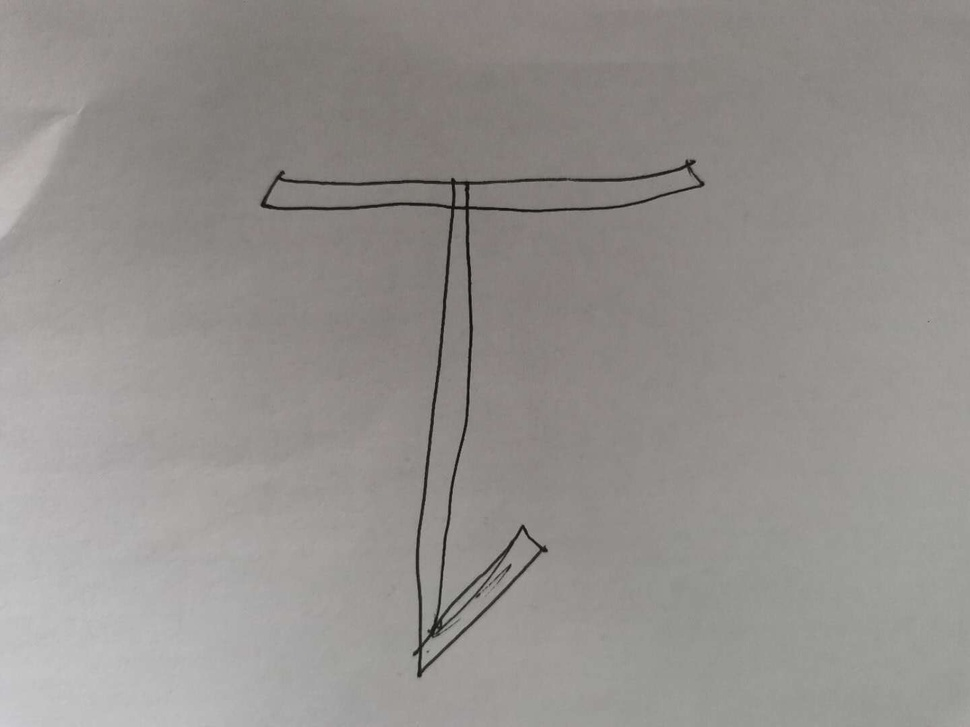
#> input picture find_difference/original_img/1111.jpg, 970 x 727 px, shrunk from 1440 x 1080 before the run
$ python test.py   (older library calls are emulated)
#> lines starting #> are read from the running program, lines starting #| are printed output that depends on the picture
import cv2
import numpy as np
from matplotlib import pyplot as plt
import argparse

def matchAB(fileA, fileB):
    # 读取图像数据
#> called with fileA = 'original_img/1111.jpg', fileB = 'original_img/2222.jpg'
    imgA = cv2.imread(fileA)
#> imgA is the input picture: shape (727, 970, 3); mean B, G, R 142.3, 145.2, 148.7
    imgB = cv2.imread(fileB)
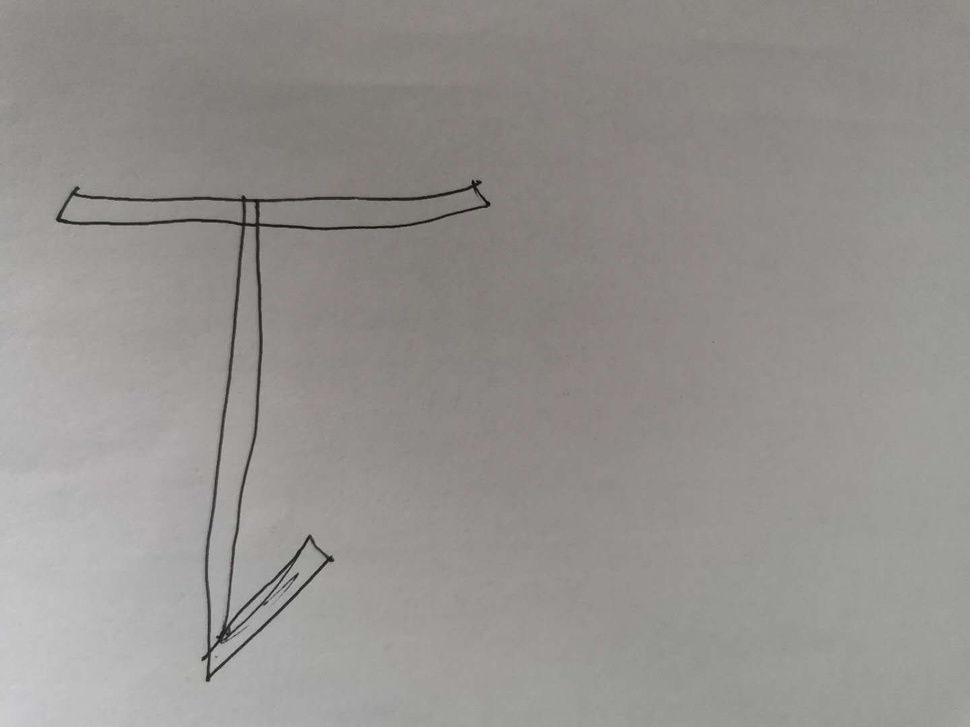
#> input picture find_difference/original_img/2222.jpg, 970 x 727 px, shrunk from 1440 x 1080 before the run
#> imgB is the input picture: shape (727, 970, 3); mean B, G, R 143, 146.1, 149.1

    # 转换成灰色
    grayA = cv2.cvtColor(imgA, cv2.COLOR_BGR2GRAY)
    grayB = cv2.cvtColor(imgB, cv2.COLOR_BGR2GRAY)

    # 获取图片A的大小
    height, width = grayA.shape
#> height = 727; width = 970
    # print(grayA.shape)
    # 取局部图像，寻找匹配位置
    result_window = np.zeros((height, width), dtype=imgA.dtype)
    for start_y in range(0, height-900, 10):
        for start_x in range(0, width-900, 10):
            window = grayA[start_y:start_y+900, start_x:start_x+900]
            match = cv2.matchTemplate(grayB, window, cv2.TM_CCOEFF_NORMED)
            _, _, _, max_loc = cv2.minMaxLoc(match)
            matched_window = grayB[max_loc[1]:max_loc[1]+900, max_loc[0]:max_loc[0]+900]
            result = cv2.absdiff(window, matched_window)                                    # 重点！
            result_window[start_y:start_y+900, start_x:start_x+900] = result
#> result_window: shape (727, 970); every value is 0
    cv2.namedWindow('aaa',0)
    cv2.resizeWindow('aaa',800,600)
    cv2.imshow('aaa',result_window)
    # 用四边形圈出不同部分
    _, result_window_bin = cv2.threshold(result_window, 118, 255, cv2.THRESH_BINARY)
    # cv2.imshow('1',result_window_bin)
    i_,contours, _ = cv2.findContours(result_window_bin, cv2.RETR_EXTERNAL, cv2.CHAIN_APPROX_SIMPLE)  #第一个参数是寻找轮廓的图像，但是有什么用呢？
#> contours = []
    # cv2.imshow('a',i_)
    imgC = imgA.copy()
    for contour in contours:
        min = np.nanmin(contour, 0)  #    x, y, w, h = cv2.boundingRect(c)
        max = np.nanmax(contour, 0)
        loc1 = (min[0][0], min[0][1])
        loc2 = (max[0][0], max[0][1])
        if int((max[0][0]-min[0][0])<16) or int((max[0][1]-min[0][1])<5):
            continue
        cv2.rectangle(imgC, loc1, loc2, 255, 2)
#> this loop made 0 passes

    plt.subplot(1, 3, 1), plt.imshow(cv2.cvtColor(imgA, cv2.COLOR_BGR2RGB)), plt.title('A'), plt.xticks([]), plt.yticks([])
    plt.subplot(1, 3, 2), plt.imshow(cv2.cvtColor(imgB, cv2.COLOR_BGR2RGB)), plt.title('B'), plt.xticks([]), plt.yticks([])
    plt.subplot(1, 3, 3), plt.imshow(cv2.cvtColor(imgC, cv2.COLOR_BGR2RGB)), plt.title('Answer'), plt.xticks([]), plt.yticks([])
    plt.show()
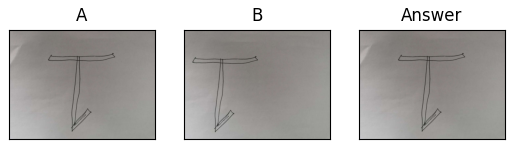
#> figure drawn by matplotlib, 3 panels
    cv2.waitKey(0)

if __name__ == '__main__':
    parser = argparse.ArgumentParser()
    parser.add_argument(
        '--source_image',
        type=str,
        default='original_img/1111.jpg',
        help='source image'
    )

    parser.add_argument(
        '--target_image',
        type=str,
        default='original_img/2222.jpg',
        help='target image'
    )

    FLAGS, unparsed = parser.parse_known_args()

    matchAB(FLAGS.source_image, FLAGS.target_image)
